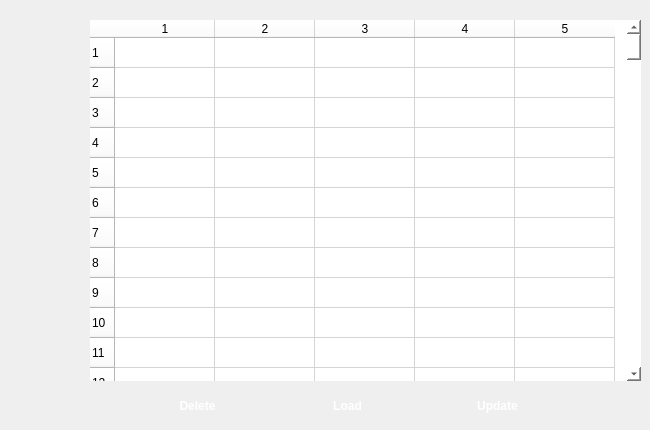
                <widget class="QWidget" name="view_p_tab">
                 <attribute name="icon">
                  <iconset>
                   <normalon>:/images/images/k.png</normalon>
                  </iconset>
                 </attribute>
                 <attribute name="title">
                  <string>View Records</string>
                 </attribute>
                 <widget class="QTableWidget" name="patients_table">
                  <property name="geometry">
                   <rect>
                    <x>90</x>
                    <y>20</y>
                    <width>551</width>
                    <height>361</height>
                   </rect>
                  </property>
                  <property name="styleSheet">
                   <string notr="true">border:none;
border-style:solid;
border-radius:10px;
background-color: rgb(255, 255, 255);</string>
                  </property>
                  <property name="verticalScrollBarPolicy">
                   <enum>Qt::ScrollBarAsNeeded</enum>
                  </property>
                  <property name="horizontalScrollBarPolicy">
                   <enum>Qt::ScrollBarAsNeeded</enum>
                  </property>
                  <property name="rowCount">
                   <number>200</number>
                  </property>
                  <property name="columnCount">
                   <number>5</number>
                  </property>
                  <row/>
                  <row/>
                  <row/>
                  <row/>
                  <row/>
                  <row/>
                  <row/>
                  <row/>
                  <row/>
                  <row/>
                  <row/>
                  <row/>
                  <row/>
                  <row/>
                  <row/>
                  <row/>
                  <row/>
                  <row/>
                  <row/>
                  <row/>
                  <row/>
                  <row/>
                  <row/>
                  <row/>
                  <row/>
                  <row/>
                  <row/>
                  <row/>
                  <row/>
                  <row/>
                  <row/>
                  <row/>
                  <row/>
                  <row/>
                  <row/>
                  <row/>
                  <row/>
                  <row/>
                  <row/>
                  <row/>
                  <row/>
                  <row/>
                  <row/>
                  <row/>
                  <row/>
                  <row/>
                  <row/>
                  <row/>
                  <row/>
                  <row/>
                  <row/>
                  <row/>
                  <row/>
                  <row/>
                  <row/>
                  <row/>
                  <row/>
                  <row/>
                  <row/>
                  <row/>
                  <row/>
                  <row/>
                  <row/>
                  <row/>
                  <row/>
                  <row/>
                  <row/>
                  <row/>
                  <row/>
                  <row/>
                  <row/>
                  <row/>
                  <row/>
                  <row/>
                  <row/>
                  <row/>
                  <row/>
                  <row/>
                  <row/>
                  <row/>
                  <row/>
                  <row/>
                  <row/>
                  <row/>
                  <row/>
                  <row/>
                  <row/>
                  <row/>
                  <row/>
                  <row/>
                  <row/>
                  <row/>
                  <row/>
                  <row/>
                  <row/>
                  <row/>
                  <row/>
                  <row/>
                  <row/>
                  <row/>
                  <row/>
                  <row/>
                  <row/>
                  <row/>
                  <row/>
                  <row/>
                  <row/>
                  <row/>
                  <row/>
                  <row/>
                  <row/>
                  <row/>
                  <row/>
                  <row/>
                  <row/>
                  <row/>
                  <row/>
                  <row/>
                  <row/>
                  <row/>
                  <row/>
                  <row/>
                  <row/>
                  <row/>
                  <row/>
                  <row/>
                  <row/>
                  <row/>
                  <row/>
                  <row/>
                  <row/>
                  <row/>
                  <row/>
                  <row/>
                  <row/>
                  <row/>
                  <row/>
                  <row/>
                  <row/>
                  <row/>
                  <row/>
                  <row/>
                  <row/>
                  <row/>
                  <row/>
                  <row/>
                  <row/>
                  <row/>
                  <row/>
                  <row/>
                  <row/>
                  <row/>
                  <row/>
                  <row/>
                  <row/>
                  <row/>
                  <row/>
                  <row/>
                  <row/>
                  <row/>
                  <row/>
                  <row/>
                  <row/>
                  <row/>
                  <row/>
                  <row/>
                  <row/>
                  <row/>
                  <row/>
                  <row/>
                  <row/>
                  <row/>
                  <row/>
                  <row/>
                  <row/>
                  <row/>
                  <row/>
                  <row/>
                  <row/>
                  <row/>
                  <row/>
                  <row/>
                  <row/>
                  <row/>
                  <row/>
                  <row/>
                  <row/>
                  <row/>
                  <row/>
                  <row/>
                  <row/>
                  <row/>
                  <row/>
                  <row/>
                  <row/>
                  <row/>
                  <row/>
                  <row/>
                  <row/>
                  <row/>
                  <column/>
                  <column/>
                  <column/>
                  <column/>
                  <column/>
                 </widget>
                 <widget class="QPushButton" name="show_p_btn">
                  <property name="geometry">
                   <rect>
                    <x>310</x>
                    <y>390</y>
                    <width>75</width>
                    <height>31</height>
                   </rect>
                  </property>
                  <property name="font">
                   <font>
                    <pointsize>9</pointsize>
                    <weight>75</weight>
                    <bold>true</bold>
                   </font>
                  </property>
                  <property name="styleSheet">
                   <string notr="true">QPushButton{
color: rgb(255, 255, 255);

border-style:outset;
border-radius:10px;
}

QPushButton::pressed{
background-color: rgb(224, 255, 238);
    border-style:inset;

}</string>
                  </property>
                  <property name="text">
                   <string>Load</string>
                  </property>
                  <property name="icon">
                   <iconset>
                    <normalon>:/images/images/view_p.png</normalon>
                   </iconset>
                  </property>
                  <property name="iconSize">
                   <size>
                    <width>20</width>
                    <height>20</height>
                   </size>
                  </property>
                  <property name="flat">
                   <bool>true</bool>
                  </property>
                 </widget>
                 <widget class="QPushButton" name="delete_p_btn">
                  <property name="geometry">
                   <rect>
                    <x>160</x>
                    <y>390</y>
                    <width>75</width>
                    <height>31</height>
                   </rect>
                  </property>
                  <property name="font">
                   <font>
                    <pointsize>9</pointsize>
                    <weight>75</weight>
                    <bold>true</bold>
                   </font>
                  </property>
                  <property name="styleSheet">
                   <string notr="true">QPushButton{
color: rgb(255, 255, 255);

border-style:outset;
border-radius:10px;
}

QPushButton::pressed{

	background-color: rgb(255, 0, 0);
    border-style:inset;

}</string>
                  </property>
                  <property name="text">
                   <string>Delete</string>
                  </property>
                  <property name="icon">
                   <iconset>
                    <normalon>:/images/images/sign-delete-p.png</normalon>
                   </iconset>
                  </property>
                  <property name="iconSize">
                   <size>
                    <width>20</width>
                    <height>18</height>
                   </size>
                  </property>
                  <property name="flat">
                   <bool>true</bool>
                  </property>
                 </widget>
                 <widget class="QPushButton" name="update_p_btn">
                  <property name="geometry">
                   <rect>
                    <x>460</x>
                    <y>390</y>
                    <width>75</width>
                    <height>31</height>
                   </rect>
                  </property>
                  <property name="font">
                   <font>
                    <pointsize>9</pointsize>
                    <weight>75</weight>
                    <bold>true</bold>
                   </font>
                  </property>
                  <property name="styleSheet">
                   <string notr="true">QPushButton{
color: rgb(255, 255, 255);

border-style:outset;
border-radius:10px;
}

QPushButton::pressed{

	background-color: rgb(0, 216, 0);
    border-style:inset;

}</string>
                  </property>
                  <property name="text">
                   <string>Update</string>
                  </property>
                  <property name="icon">
                   <iconset>
                    <normalon>:/images/images/update-p.png</normalon>
                   </iconset>
                  </property>
                  <property name="iconSize">
                   <size>
                    <width>20</width>
                    <height>17</height>
                   </size>
                  </property>
                  <property name="flat">
                   <bool>true</bool>
                  </property>
                 </widget>
                </widget>
